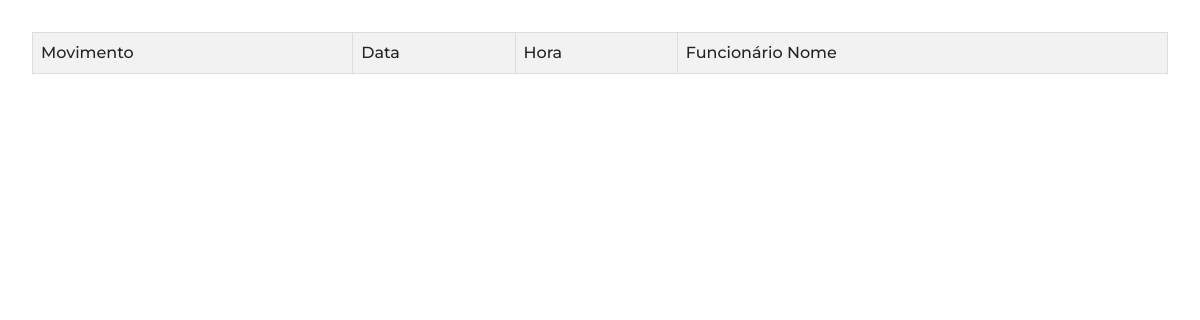
Page /historico.php (signed in) on the earlier database version.
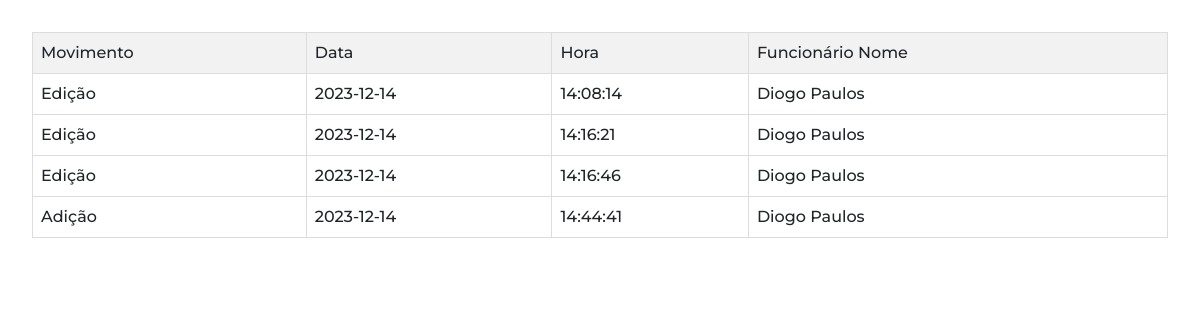
Same page on the later database version.
### tables this page shows
CREATE TABLE `movimentos` (
  `id` int(11) NOT NULL,
  `movimento` varchar(255) NOT NULL,
  `data` date NOT NULL,
  `hora` time NOT NULL,
  `funcionario_id` int(11) DEFAULT NULL,
  `funcionario_nome` varchar(255) NOT NULL,
  `componente_id` int(11) DEFAULT NULL
);

### historico.php (the view, shortened to what this page needs)
<!DOCTYPE html>
<html lang="en">
<head>
</head>
<body>
<?php
$servername = "localhost";
$username = "root";
$password = "";
$dbname = "gestaostock";
try {
    $conn = new PDO("mysql:host=$servername;dbname=$dbname", $username, $password);
    $conn->setAttribute(PDO::ATTR_ERRMODE, PDO::ERRMODE_EXCEPTION);
    $stmt = $conn->query("SELECT * FROM movimentos");
    $movimentos = $stmt->fetchAll(PDO::FETCH_ASSOC);
    echo '<table>';
    echo '<thead><tr><th>Movimento</th><th>Data</th><th>Hora</th><th>Funcionário Nome</th></tr></thead>';
    echo '<tbody>';
    foreach ($movimentos as $movimento) {
        echo '<tr>';
        echo '<td>' . $movimento['movimento'] . '</td>';
        echo '<td>' . $movimento['data'] . '</td>';
        echo '<td>' . $movimento['hora'] . '</td>';
        echo '<td>' . $movimento['funcionario_nome'] . '</td>';
        echo '</tr>';
    }
    echo '</tbody>';
    echo '</table>';
} catch (PDOException $e) {
    echo "Connection failed: " . $e->getMessage();
}
?>
</body>
</html>

Differences in the rows shown:
added movimentos: movimento "Edição", data "2023-12-14", hora "14:08:14", funcionario_nome "Diogo Paulos"
added movimentos: movimento "Edição", data "2023-12-14", hora "14:16:21", funcionario_nome "Diogo Paulos"
added movimentos: movimento "Edição", data "2023-12-14", hora "14:16:46", funcionario_nome "Diogo Paulos"
added movimentos: movimento "Adição", data "2023-12-14", hora "14:44:41", funcionario_nome "Diogo Paulos"
